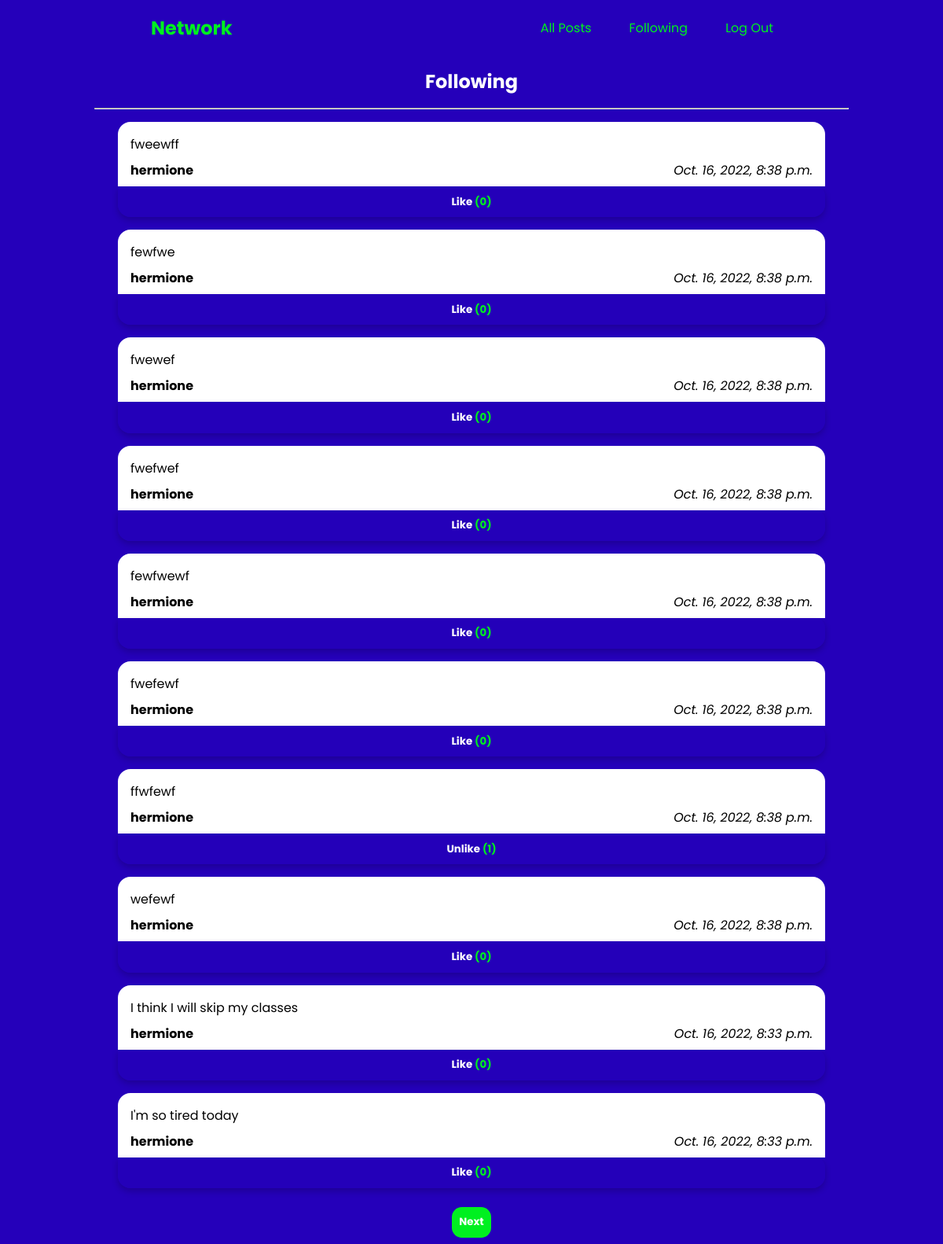
Page /following (signed in) on the committed database.
### network/models.py (models this page shows)
class Post(models.Model):
    class Meta:
        ordering = ('-created_at',)
    text = models.TextField(max_length=256)
    created_by = models.ForeignKey(
        User, related_name='user_posts', on_delete=models.CASCADE)
    created_at = models.DateTimeField(auto_now_add=True)
    likers = models.ManyToManyField(
        User, related_name='user_liked_posts')

class User(AbstractUser):
    following = models.ManyToManyField(
        'self',
        symmetrical=False,
        related_name='user_followers',
    )

### network/views.py (the view)
# urls.py: path('following', views.following, name='following'),
@login_required
def following(request):
    user_following = request.user.following.all()
    page_number = request.GET.get('page', 1)
    posts, has_next, has_previous = paginatePosts(
        page_number, request.user.id, {'created_by__in': user_following})
    return render(request, 'network/following.html', {'posts': posts, 'page_number': page_number, 'has_next': has_next, 'has_previous': has_previous})

### network/helpers.py (called while the page is built)
def paginatePosts(page_number, user_id, filters={}):
    posts = Post.objects.filter(**filters)
    paginator = Paginator(posts, 10)
    page = paginator.get_page(page_number)
    posts = page.object_list
    for post in posts:
        post.has_liked = post.likers.filter(pk=user_id).exists()
        post.likers_count = post.likers.count()
    has_next = page.has_next
    has_previous = page.has_previous
    return posts, has_next, has_previous

### network/templates/network/following.html (shortened to what this page needs)
{%extends 'network/layout.html' %}
{%load static%}
{%block head%}
<link rel="stylesheet" href="{%static 'network/styles/posts.css'%}">
{%endblock%}
{%block body%}
<h2 class="page-title">
    Following
</h2>
<hr>
{%include "network/posts.html"%}
{%endblock%}

### network/templates/network/posts.html (shortened to what this page needs)
<section class="posts">
    {%for post in posts%}
    <div id="post{{post.id}}" class="post">
       <div class="post-content">
            <p class="post-text">{{post.text}}</p>
            <div class="post-info">
                <a  href="{%url 'profile' user_id=post.created_by.id %}"><strong>{{post.created_by}}</strong></a>
                <em>{{post.created_at}}</em>
            </div>
       </div>
        <div class="btn-container">
            {%if request.user.id == post.created_by.id%}
            <button data-postid="{{post.id}}"  class="btn-primary like-btn cut-right">
                {{post.has_liked|yesno:'Unlike, Like'}} <span class="like-counter">({{post.likers_count}})</span>
            </button>
            <button data-postid="{{post.id}}" class="btn-danger cut-left editBtn">Edit</button>
            {%else%}
            <button {{request.user.is_authenticated|yesno:' ,disabled' }} data-postid="{{post.id}}"  class="btn-primary like-btn">
                {{post.has_liked|yesno:'Unlike, Like'}} <span class="like-counter">({{post.likers_count}})</span>
            </button>
            {%endif%}
        </div>
        </div>
    {%endfor%}
    <div class="control-btns">
        {%if has_next%}
        <a href="?page={{page_number|add:'1'}}"><button class="btn-secondary">Next</button></a>
        {%endif%}
    </div>
</section>

### network/static/network/styles/shared.css (style rules this page uses)
* { box-sizing: border-box; }
html { height: 100%; }
hr { width: 80%; margin: 0 auto; }
a { color: #00f020; text-decoration: none; }
body { position: relative; height: 100%; color: white; margin: 0; padding: 0; font-family: "Poppins", sans-serif; background: #2500ba; }
.page-title { padding: 1rem; margin: 0 auto; text-align: center; }

### network/static/network/styles/buttons.css (style rules this page uses)
.btn-danger, .btn-icon, .btn-secondary, .btn-primary { outline: none; border: none; font-family: inherit; cursor: pointer; border-radius: 0.8rem; color: white; }
.btn-primary { padding: 0.6rem; font-weight: bold; background-color: rgba(37, 0, 186, 0.8); }
.btn-secondary { padding: 0.6rem; font-weight: bold; background-color: #00f020; }

### network/static/network/styles/posts.css (style rules this page uses)
.post { margin: 1rem; animation: opacitytransition 2s forwards; width: 75%; margin: 1rem auto; }
.post a { color: black; }
.post-content { border-top-right-radius: 1rem; border-top-left-radius: 1rem; padding: 0.5rem 1rem; color: black; background: white; }
.post-info { display: flex; flex-wrap: wrap; justify-content: space-between; }
.post-text { margin: 0.5rem 0; word-wrap: break-word; }
.like-btn { border-bottom-left-radius: 1rem; border-bottom-right-radius: 1rem; box-shadow: 0 4px 8px 0 rgba(0, 0, 0, 0.2); transition: 0.3s; text-align: center; }
.like-counter { color: #00f020; }
.control-btns { text-align: center; padding: 0.5rem; }
.btn-container { display: flex; }
.btn-container > button { flex: 1; }
.btn-container :nth-child(1) { border-top-left-radius: 0; }

### rows in the picture
Post: text "fweewff", created_by "hermione", created_at "Oct. 16, 2022, 8:38 p.m.", has_liked "Like", likers_count "0"
Post: text "fewfwe", created_by "hermione", created_at "Oct. 16, 2022, 8:38 p.m.", has_liked "Like", likers_count "0"
Post: text "fwewef", created_by "hermione", created_at "Oct. 16, 2022, 8:38 p.m.", has_liked "Like", likers_count "0"
Post: text "fwefwef", created_by "hermione", created_at "Oct. 16, 2022, 8:38 p.m.", has_liked "Like", likers_count "0"
Post: text "fewfwewf", created_by "hermione", created_at "Oct. 16, 2022, 8:38 p.m.", has_liked "Like", likers_count "0"
Post: text "fwefewf", created_by "hermione", created_at "Oct. 16, 2022, 8:38 p.m.", has_liked "Like", likers_count "0"
Post: text "ffwfewf", created_by "hermione", created_at "Oct. 16, 2022, 8:38 p.m.", has_liked "Unlike", likers_count "1"
Post: text "wefewf", created_by "hermione", created_at "Oct. 16, 2022, 8:38 p.m.", has_liked "Like", likers_count "0"
Post: text "I think I will skip my classes", created_by "hermione", created_at "Oct. 16, 2022, 8:33 p.m.", has_liked "Like", likers_count "0"
Post: text "I'm so tired today", created_by "hermione", created_at "Oct. 16, 2022, 8:33 p.m.", has_liked "Like", likers_count "0"
